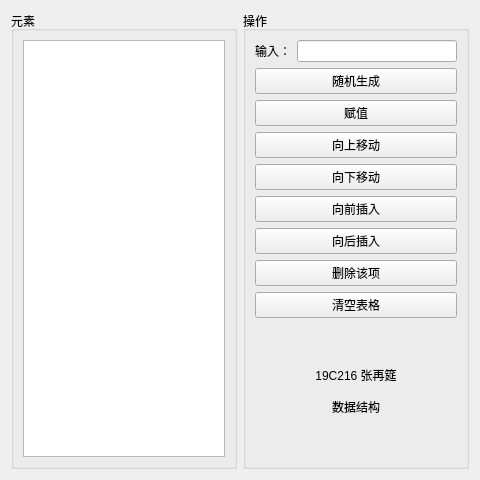
<?xml version="1.0" encoding="UTF-8"?>
<ui version="4.0">
 <class>ListTest</class>
 <widget class="QWidget" name="ListTest">
  <property name="geometry">
   <rect>
    <x>0</x>
    <y>0</y>
    <width>480</width>
    <height>480</height>
   </rect>
  </property>
  <property name="maximumSize">
   <size>
    <width>480</width>
    <height>16777215</height>
   </size>
  </property>
  <property name="windowTitle">
   <string>VisualList</string>
  </property>
  <layout class="QHBoxLayout" name="horizontalLayout_2">
   <item>
    <widget class="QGroupBox" name="groupBox_2">
     <property name="sizePolicy">
      <sizepolicy hsizetype="Preferred" vsizetype="Preferred">
       <horstretch>1</horstretch>
       <verstretch>1</verstretch>
      </sizepolicy>
     </property>
     <property name="minimumSize">
      <size>
       <width>160</width>
       <height>0</height>
      </size>
     </property>
     <property name="title">
      <string>元素</string>
     </property>
     <layout class="QVBoxLayout" name="verticalLayout_2">
      <item>
       <widget class="QTableView" name="tableView">
        <property name="sizeAdjustPolicy">
         <enum>QAbstractScrollArea::AdjustToContents</enum>
        </property>
        <property name="editTriggers">
         <set>QAbstractItemView::NoEditTriggers</set>
        </property>
        <property name="selectionMode">
         <enum>QAbstractItemView::SingleSelection</enum>
        </property>
        <property name="textElideMode">
         <enum>Qt::ElideLeft</enum>
        </property>
        <attribute name="horizontalHeaderStretchLastSection">
         <bool>true</bool>
        </attribute>
        <attribute name="verticalHeaderVisible">
         <bool>true</bool>
        </attribute>
       </widget>
      </item>
     </layout>
    </widget>
   </item>
   <item>
    <widget class="QGroupBox" name="groupBox">
     <property name="sizePolicy">
      <sizepolicy hsizetype="Preferred" vsizetype="Preferred">
       <horstretch>1</horstretch>
       <verstretch>1</verstretch>
      </sizepolicy>
     </property>
     <property name="minimumSize">
      <size>
       <width>160</width>
       <height>0</height>
      </size>
     </property>
     <property name="maximumSize">
      <size>
       <width>16777215</width>
       <height>16777215</height>
      </size>
     </property>
     <property name="title">
      <string>操作</string>
     </property>
     <layout class="QHBoxLayout" name="horizontalLayout_3">
      <item>
       <layout class="QVBoxLayout" name="verticalLayout">
        <item>
         <layout class="QHBoxLayout" name="horizontalLayout">
          <item>
           <widget class="QLabel" name="label">
            <property name="text">
             <string>输入：</string>
            </property>
           </widget>
          </item>
          <item>
           <widget class="QLineEdit" name="lineEdit"/>
          </item>
         </layout>
        </item>
        <item>
         <widget class="QPushButton" name="randomButton">
          <property name="text">
           <string>随机生成</string>
          </property>
         </widget>
        </item>
        <item>
         <widget class="QPushButton" name="setButton">
          <property name="text">
           <string>赋值</string>
          </property>
         </widget>
        </item>
        <item>
         <widget class="QPushButton" name="upButton">
          <property name="text">
           <string>向上移动</string>
          </property>
         </widget>
        </item>
        <item>
         <widget class="QPushButton" name="downButton">
          <property name="text">
           <string>向下移动</string>
          </property>
         </widget>
        </item>
        <item>
         <widget class="QPushButton" name="insBeforeButton">
          <property name="text">
           <string>向前插入</string>
          </property>
         </widget>
        </item>
        <item>
         <widget class="QPushButton" name="insAfterButton">
          <property name="text">
           <string>向后插入</string>
          </property>
         </widget>
        </item>
        <item>
         <widget class="QPushButton" name="delButton">
          <property name="text">
           <string>删除该项</string>
          </property>
         </widget>
        </item>
        <item>
         <widget class="QPushButton" name="resetButton">
          <property name="text">
           <string>清空表格</string>
          </property>
         </widget>
        </item>
        <item>
         <widget class="QLabel" name="labelRight">
          <property name="text">
           <string>19C216 张再筵

数据结构</string>
          </property>
          <property name="alignment">
           <set>Qt::AlignCenter</set>
          </property>
         </widget>
        </item>
       </layout>
      </item>
     </layout>
    </widget>
   </item>
  </layout>
 </widget>
 <resources/>
 <connections/>
</ui>
